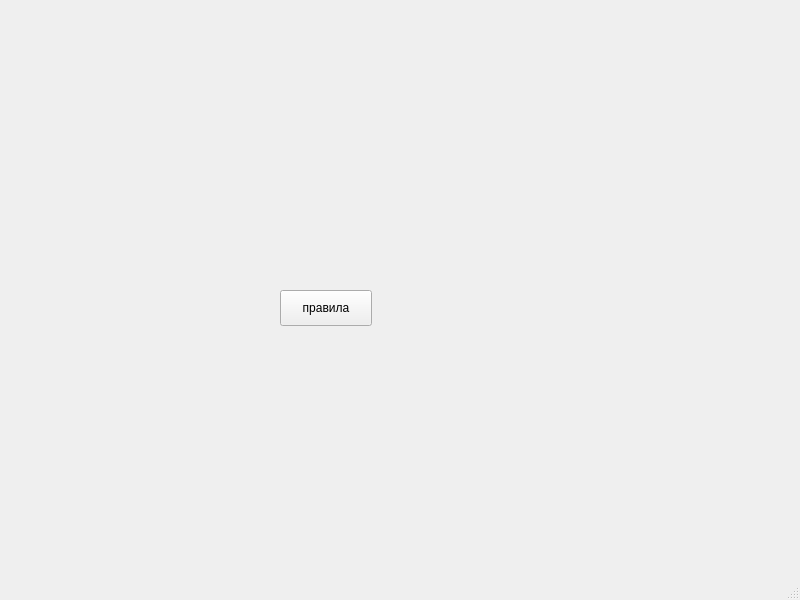
<?xml version="1.0" encoding="UTF-8"?>
<ui version="4.0">
 <class>MainWindow</class>
 <widget class="QMainWindow" name="MainWindow">
  <property name="geometry">
   <rect>
    <x>0</x>
    <y>0</y>
    <width>800</width>
    <height>600</height>
   </rect>
  </property>
  <property name="windowTitle">
   <string>MainWindow</string>
  </property>
  <widget class="QWidget" name="centralwidget">
   <widget class="QPushButton" name="pravila">
    <property name="geometry">
     <rect>
      <x>280</x>
      <y>290</y>
      <width>92</width>
      <height>36</height>
     </rect>
    </property>
    <property name="text">
     <string>правила</string>
    </property>
   </widget>
  </widget>
  <widget class="QMenuBar" name="menubar">
   <property name="geometry">
    <rect>
     <x>0</x>
     <y>0</y>
     <width>800</width>
     <height>28</height>
    </rect>
   </property>
  </widget>
  <widget class="QStatusBar" name="statusbar"/>
 </widget>
 <resources/>
 <connections/>
</ui>
